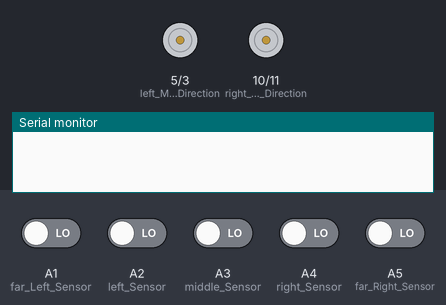
The sketch below on a simulated Arduino Uno, built with avr-gcc and run on an emulated ATmega328P. Shown: direction and speed pins drawn as motors (green arrow = direction pin HIGH = forward, orange = LOW = backward, longer = more drive), the last lines printed to the serial monitor. The test bench sets the inputs (shaded band); at power-on: A1 (far_Left_Sensor), A2 (left_Sensor), A3 (middle_Sensor), A4 (right_Sensor), A5 (far_Right_Sensor) LOW.

Above: at 1.2 s.
1.3 s: A1 (far_Left_Sensor) driven HIGH
At 2.5 s:
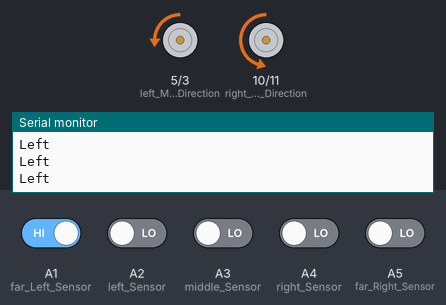
2.8 s: A5 (far_Right_Sensor) driven HIGH
At 3.8 s:
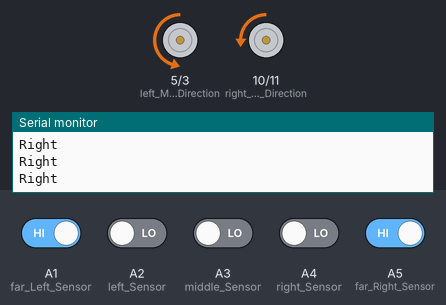
4.3 s: A5 (far_Right_Sensor) driven LOW
At 5.0 s:
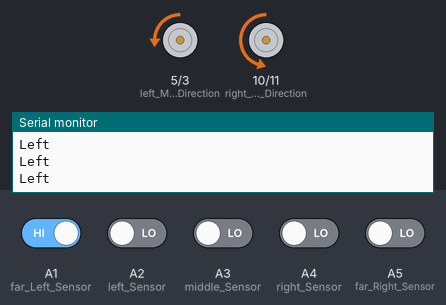
5.8 s: A1 (far_Left_Sensor) driven LOW and A3 (middle_Sensor) driven HIGH
At 6.2 s:
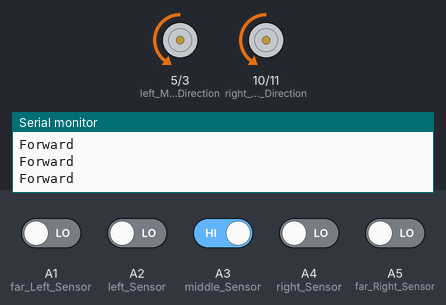
7.3 s: A2 (left_Sensor) driven HIGH
At 7.6 s:
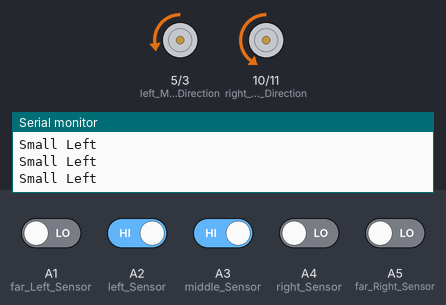
9.3 s: A4 (right_Sensor) driven HIGH
At 10.6 s:
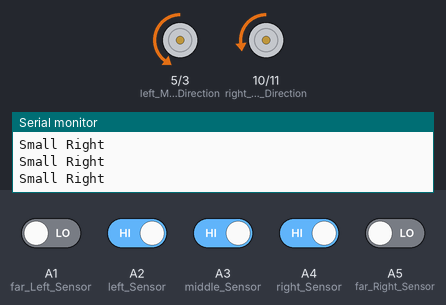
Timing chart, 0 to 12.2 s (numbered marks = the images above; inputs shaded):
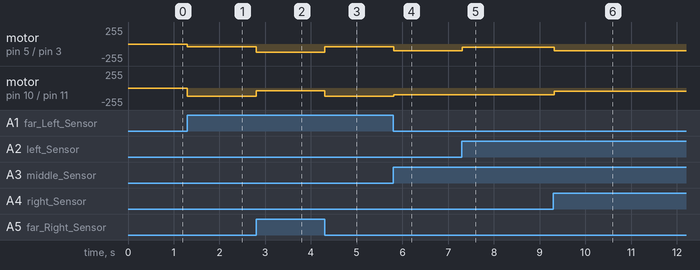

The sketch:

Line_Following.ino
```cpp
// Motor
int right_Motor_Direction = 10;
int right_Motor_Speed = 11;
int left_Motor_Direction = 5;
int left_Motor_Speed = 3;

//Infra-Red Sensor LSS05
int far_Left_Sensor = A1;
int left_Sensor = A2;
int middle_Sensor = A3;
int right_Sensor = A4;
int far_Right_Sensor = A5;

void setup()
{
  //Motor
  pinMode(right_Motor_Direction,OUTPUT);
  pinMode(right_Motor_Speed,OUTPUT);
  pinMode(left_Motor_Direction,OUTPUT);
  pinMode(left_Motor_Speed,OUTPUT);

  //Infra-Red Sensor
  pinMode(far_Left_Sensor,INPUT);
  pinMode(left_Sensor,INPUT);
  pinMode(middle_Sensor,INPUT);
  pinMode(right_Sensor,INPUT);
  pinMode(far_Right_Sensor,INPUT);

  Serial.begin(9600);
}

void loop()
{

  int detect_far_left = digitalRead(far_Left_Sensor);
  int detect_left = digitalRead(left_Sensor);
  int detect_middle = digitalRead(middle_Sensor);
  int detect_right = digitalRead(right_Sensor);
  int detect_far_right = digitalRead(far_Right_Sensor);

  //Junction
 if (detect_far_left == HIGH && detect_left == HIGH && detect_middle == HIGH && detect_right == HIGH && detect_far_right == HIGH)
  {
    Serial.println("Junction");
    forward(100, 100);
  }
  //Right
  else if((detect_right == HIGH && detect_far_right == HIGH) || detect_far_right == HIGH)
  {
    Serial.println("Right");
    right(40,120);
    delay(100);
  }
  //Small Right
  else if(detect_right == HIGH && detect_middle == HIGH)
  {
    Serial.println("Small Right");
    right(50,100);
    delay(50);
  }
  //Left
  else if((detect_far_left == HIGH && detect_left == HIGH) || detect_far_left == HIGH )
  {
    Serial.println("Left");
    left(120,40);
    delay(100);
  }
  //Small Left
  else if(detect_left == HIGH && detect_middle == HIGH)
  {
    Serial.println("Small Left");
    left(100,50);
    delay(50);
  }
  //Forward
  else if(detect_middle == HIGH)
  {
    Serial.println("Forward");
    forward(100, 100);
  }


}

void forward(int speed_Right, int speed_Left)
{
  //Right Motor
  digitalWrite(right_Motor_Direction,LOW);
  analogWrite(right_Motor_Speed,speed_Right);

  //Left Motor
  digitalWrite(left_Motor_Direction,LOW);
  analogWrite(left_Motor_Speed,speed_Left);
}

void backward(int speed_Right,int speed_Left)
{
  //Right Motor
  digitalWrite(right_Motor_Direction,HIGH);
  analogWrite(right_Motor_Speed,speed_Right);

  //Left Motor
  digitalWrite(left_Motor_Direction,HIGH);
  analogWrite(left_Motor_Speed,speed_Left);
}

void right(int speed_Right, int speed_Left)
{
  //Right Motor
  digitalWrite(right_Motor_Direction,LOW);
  analogWrite(right_Motor_Speed,speed_Right);

  //Left Motor
  digitalWrite(left_Motor_Direction,LOW);
  analogWrite(left_Motor_Speed,speed_Left);
}

void left(int speed_Right, int speed_Left)
{
  //Right Motor
  digitalWrite(right_Motor_Direction,LOW);
  analogWrite(right_Motor_Speed,speed_Right);

  //Left Motor
  digitalWrite(left_Motor_Direction,LOW);
  analogWrite(left_Motor_Speed,speed_Left);

}

void stop()
{
  //Right Motor
  digitalWrite(right_Motor_Direction,LOW);
  analogWrite(right_Motor_Speed,LOW);

  //Left Motor
  digitalWrite(left_Motor_Direction,LOW);
  analogWrite(left_Motor_Speed,LOW);

}
```

pointer_function.c
```cpp
#include <stdio.h>

void first() {
    printf("This is First\n");
}

void second() {
    printf("This is Second\n");
}

void (*actions[])() = { second, second };
const int action_count = sizeof(actions) / sizeof(actions[0]);

int main(void) {
    printf("Hello World\n");
    printf("Action Count: %d\n",action_count);
    for(int x=0;x<action_count;x++)
    {
        actions[x]();   // call the function pointer
    }
    return 0;
}
```

Measured:
- after the input at 1.3 s, motor on pin 5 (left_Motor_Direction) / pin 3 (left_Motor_Speed): stopped → backward 40/255 at once; motor on pin 10 (right_Motor_Direction) / pin 11 (right_Motor_Speed): stopped → backward 120/255 at once
- after the input at 2.8 s, motor on pin 5 (left_Motor_Direction) / pin 3 (left_Motor_Speed): backward 40/255 → backward 120/255 at once; motor on pin 10 (right_Motor_Direction) / pin 11 (right_Motor_Speed): backward 120/255 → backward 40/255 at once
- after the input at 4.3 s, motor on pin 5 (left_Motor_Direction) / pin 3 (left_Motor_Speed): backward 120/255 → backward 40/255 at once; motor on pin 10 (right_Motor_Direction) / pin 11 (right_Motor_Speed): backward 40/255 → backward 120/255 at once
- after the input at 5.8 s, motor on pin 5 (left_Motor_Direction) / pin 3 (left_Motor_Speed): backward 40/255 → backward 100/255 at once; motor on pin 10 (right_Motor_Direction) / pin 11 (right_Motor_Speed): backward 120/255 → backward 100/255 at once
- after the input at 7.3 s, motor on pin 5 (left_Motor_Direction) / pin 3 (left_Motor_Speed): backward 100/255 → backward 50/255 at once
- after the input at 9.3 s, motor on pin 5 (left_Motor_Direction) / pin 3 (left_Motor_Speed): backward 50/255 → backward 100/255 at once; motor on pin 10 (right_Motor_Direction) / pin 11 (right_Motor_Speed): backward 100/255 → backward 50/255 at once
